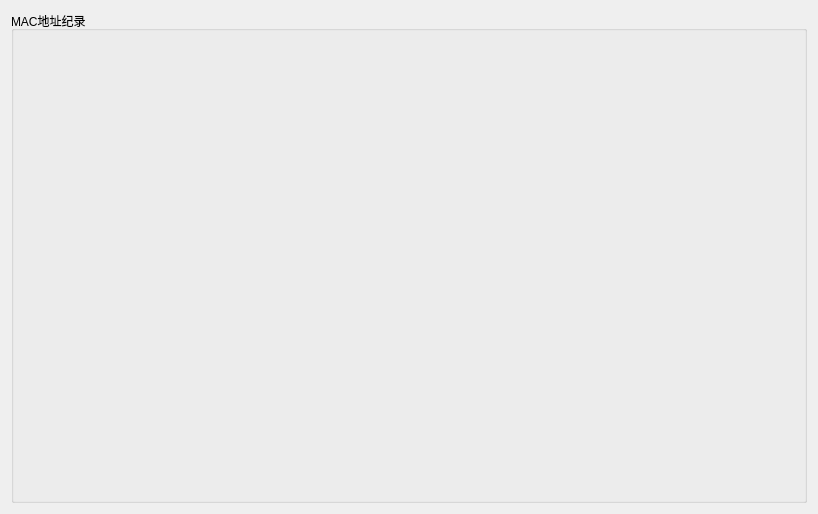
<?xml version="1.0" encoding="UTF-8"?>
<ui version="4.0">
 <class>LogMainWid</class>
 <widget class="QWidget" name="LogMainWid">
  <property name="geometry">
   <rect>
    <x>0</x>
    <y>0</y>
    <width>818</width>
    <height>514</height>
   </rect>
  </property>
  <property name="windowTitle">
   <string>Form</string>
  </property>
  <layout class="QGridLayout" name="gridLayout">
   <item row="0" column="0">
    <widget class="QGroupBox" name="groupBox">
     <property name="title">
      <string>MAC地址纪录</string>
     </property>
     <layout class="QGridLayout" name="gridLayout_2">
      <item row="0" column="0">
       <widget class="QStackedWidget" name="stackedWid"/>
      </item>
     </layout>
    </widget>
   </item>
  </layout>
 </widget>
 <resources/>
 <connections/>
</ui>
